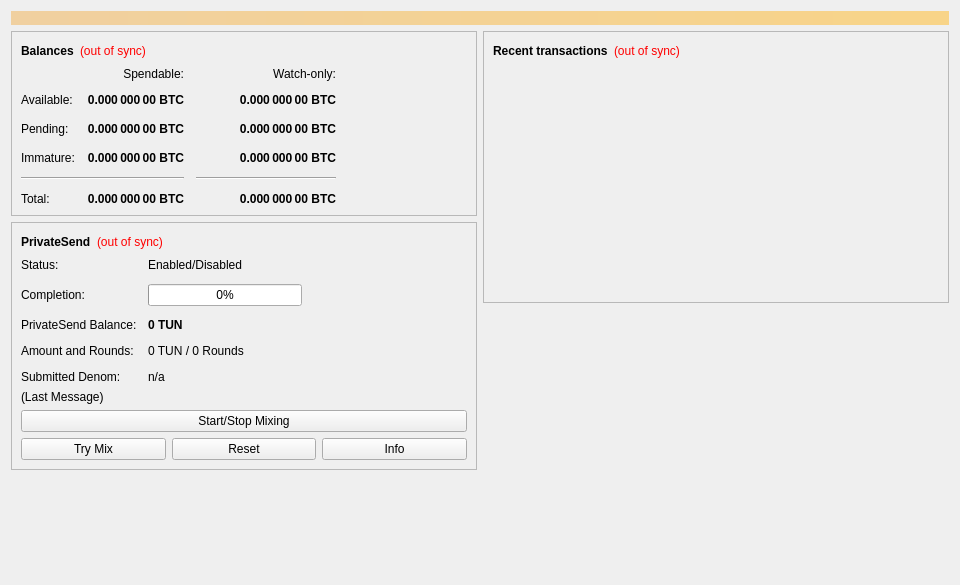
<?xml version="1.0" encoding="UTF-8"?>
<ui version="4.0">
 <class>OverviewPage</class>
 <widget class="QWidget" name="OverviewPage">
  <property name="geometry">
   <rect>
    <x>0</x>
    <y>0</y>
    <width>960</width>
    <height>585</height>
   </rect>
  </property>
  <property name="minimumSize">
   <size>
    <width>960</width>
    <height>0</height>
   </size>
  </property>
  <property name="windowTitle">
   <string>Form</string>
  </property>
  <layout class="QVBoxLayout" name="topLayout">
   <item>
    <widget class="QLabel" name="labelAlerts">
     <property name="visible">
      <bool>false</bool>
     </property>
     <property name="styleSheet">
      <string notr="true">background-color: qlineargradient(x1: 0, y1: 0, x2: 1, y2: 0, stop:0 #F0D0A0, stop:1 #F8D488); color:#000000;</string>
     </property>
     <property name="wordWrap">
      <bool>true</bool>
     </property>
     <property name="margin">
      <number>3</number>
     </property>
    </widget>
   </item>
   <item>
    <layout class="QHBoxLayout" name="horizontalLayout" stretch="1,1">
     <item>
      <layout class="QVBoxLayout" name="verticalLayout_2">
       <item>
        <widget class="QFrame" name="frame">
         <property name="frameShape">
          <enum>QFrame::StyledPanel</enum>
         </property>
         <property name="frameShadow">
          <enum>QFrame::Raised</enum>
         </property>
         <layout class="QVBoxLayout" name="verticalLayout_4">
          <item>
           <layout class="QHBoxLayout" name="horizontalLayout_4">
            <item>
             <widget class="QLabel" name="label_5">
              <property name="font">
               <font>
                <weight>75</weight>
                <bold>true</bold>
               </font>
              </property>
              <property name="text">
               <string>Balances</string>
              </property>
             </widget>
            </item>
            <item>
             <widget class="QLabel" name="labelWalletStatus">
              <property name="toolTip">
               <string>The displayed information may be out of date. Your wallet automatically synchronizes with the Tune network after a connection is established, but this process has not completed yet.</string>
              </property>
              <property name="styleSheet">
               <string notr="true">QLabel { color: red; }</string>
              </property>
              <property name="text">
               <string notr="true">(out of sync)</string>
              </property>
              <property name="alignment">
               <set>Qt::AlignLeading|Qt::AlignLeft|Qt::AlignVCenter</set>
              </property>
             </widget>
            </item>
            <item>
             <spacer name="horizontalSpacer_3">
              <property name="orientation">
               <enum>Qt::Horizontal</enum>
              </property>
              <property name="sizeHint" stdset="0">
               <size>
                <width>40</width>
                <height>20</height>
               </size>
              </property>
             </spacer>
            </item>
           </layout>
          </item>
          <item>
           <layout class="QGridLayout" name="gridLayout">
            <property name="spacing">
             <number>12</number>
            </property>
            <item row="2" column="2">
             <widget class="QLabel" name="labelWatchPending">
              <property name="font">
               <font>
                <weight>75</weight>
                <bold>true</bold>
               </font>
              </property>
              <property name="cursor">
               <cursorShape>IBeamCursor</cursorShape>
              </property>
              <property name="toolTip">
               <string>Unconfirmed transactions to watch-only addresses</string>
              </property>
              <property name="text">
               <string notr="true">0.000 000 00 BTC</string>
              </property>
              <property name="alignment">
               <set>Qt::AlignRight|Qt::AlignTrailing|Qt::AlignVCenter</set>
              </property>
              <property name="textInteractionFlags">
               <set>Qt::LinksAccessibleByMouse|Qt::TextSelectableByKeyboard|Qt::TextSelectableByMouse</set>
              </property>
             </widget>
            </item>
            <item row="2" column="1">
             <widget class="QLabel" name="labelUnconfirmed">
              <property name="font">
               <font>
                <weight>75</weight>
                <bold>true</bold>
               </font>
              </property>
              <property name="cursor">
               <cursorShape>IBeamCursor</cursorShape>
              </property>
              <property name="toolTip">
               <string>Total of transactions that have yet to be confirmed, and do not yet count toward the spendable balance</string>
              </property>
              <property name="text">
               <string notr="true">0.000 000 00 BTC</string>
              </property>
              <property name="alignment">
               <set>Qt::AlignRight|Qt::AlignTrailing|Qt::AlignVCenter</set>
              </property>
              <property name="textInteractionFlags">
               <set>Qt::LinksAccessibleByMouse|Qt::TextSelectableByKeyboard|Qt::TextSelectableByMouse</set>
              </property>
             </widget>
            </item>
            <item row="3" column="2">
             <widget class="QLabel" name="labelWatchImmature">
              <property name="font">
               <font>
                <weight>75</weight>
                <bold>true</bold>
               </font>
              </property>
              <property name="cursor">
               <cursorShape>IBeamCursor</cursorShape>
              </property>
              <property name="toolTip">
               <string>Mined balance in watch-only addresses that has not yet matured</string>
              </property>
              <property name="text">
               <string notr="true">0.000 000 00 BTC</string>
              </property>
              <property name="alignment">
               <set>Qt::AlignRight|Qt::AlignTrailing|Qt::AlignVCenter</set>
              </property>
              <property name="textInteractionFlags">
               <set>Qt::LinksAccessibleByMouse|Qt::TextSelectableByKeyboard|Qt::TextSelectableByMouse</set>
              </property>
             </widget>
            </item>
            <item row="4" column="0" colspan="2">
             <widget class="Line" name="lineSpendableBalance">
              <property name="orientation">
               <enum>Qt::Horizontal</enum>
              </property>
             </widget>
            </item>
            <item row="4" column="2">
             <widget class="Line" name="lineWatchBalance">
              <property name="sizePolicy">
               <sizepolicy hsizetype="Preferred" vsizetype="Fixed">
                <horstretch>0</horstretch>
                <verstretch>0</verstretch>
               </sizepolicy>
              </property>
              <property name="minimumSize">
               <size>
                <width>140</width>
                <height>0</height>
               </size>
              </property>
              <property name="orientation">
               <enum>Qt::Horizontal</enum>
              </property>
             </widget>
            </item>
            <item row="5" column="0">
             <widget class="QLabel" name="labelTotalText">
              <property name="text">
               <string>Total:</string>
              </property>
             </widget>
            </item>
            <item row="3" column="1">
             <widget class="QLabel" name="labelImmature">
              <property name="font">
               <font>
                <weight>75</weight>
                <bold>true</bold>
               </font>
              </property>
              <property name="cursor">
               <cursorShape>IBeamCursor</cursorShape>
              </property>
              <property name="toolTip">
               <string>Mined balance that has not yet matured</string>
              </property>
              <property name="text">
               <string notr="true">0.000 000 00 BTC</string>
              </property>
              <property name="alignment">
               <set>Qt::AlignRight|Qt::AlignTrailing|Qt::AlignVCenter</set>
              </property>
              <property name="textInteractionFlags">
               <set>Qt::LinksAccessibleByMouse|Qt::TextSelectableByKeyboard|Qt::TextSelectableByMouse</set>
              </property>
             </widget>
            </item>
            <item row="2" column="3">
             <spacer name="horizontalSpacer_2">
              <property name="orientation">
               <enum>Qt::Horizontal</enum>
              </property>
              <property name="sizeHint" stdset="0">
               <size>
                <width>40</width>
                <height>20</height>
               </size>
              </property>
             </spacer>
            </item>
            <item row="3" column="0">
             <widget class="QLabel" name="labelImmatureText">
              <property name="text">
               <string>Immature:</string>
              </property>
             </widget>
            </item>
            <item row="5" column="1">
             <widget class="QLabel" name="labelTotal">
              <property name="font">
               <font>
                <weight>75</weight>
                <bold>true</bold>
               </font>
              </property>
              <property name="cursor">
               <cursorShape>IBeamCursor</cursorShape>
              </property>
              <property name="toolTip">
               <string>Your current total balance</string>
              </property>
              <property name="text">
               <string notr="true">0.000 000 00 BTC</string>
              </property>
              <property name="alignment">
               <set>Qt::AlignRight|Qt::AlignTrailing|Qt::AlignVCenter</set>
              </property>
              <property name="textInteractionFlags">
               <set>Qt::LinksAccessibleByMouse|Qt::TextSelectableByKeyboard|Qt::TextSelectableByMouse</set>
              </property>
             </widget>
            </item>
            <item row="5" column="2">
             <widget class="QLabel" name="labelWatchTotal">
              <property name="font">
               <font>
                <weight>75</weight>
                <bold>true</bold>
               </font>
              </property>
              <property name="cursor">
               <cursorShape>IBeamCursor</cursorShape>
              </property>
              <property name="toolTip">
               <string>Current total balance in watch-only addresses</string>
              </property>
              <property name="text">
               <string notr="true">0.000 000 00 BTC</string>
              </property>
              <property name="alignment">
               <set>Qt::AlignRight|Qt::AlignTrailing|Qt::AlignVCenter</set>
              </property>
              <property name="textInteractionFlags">
               <set>Qt::LinksAccessibleByMouse|Qt::TextSelectableByKeyboard|Qt::TextSelectableByMouse</set>
              </property>
             </widget>
            </item>
            <item row="0" column="2">
             <widget class="QLabel" name="labelWatchonly">
              <property name="text">
               <string>Watch-only:</string>
              </property>
              <property name="alignment">
               <set>Qt::AlignRight|Qt::AlignTrailing|Qt::AlignVCenter</set>
              </property>
             </widget>
            </item>
            <item row="1" column="0">
             <widget class="QLabel" name="labelBalanceText">
              <property name="text">
               <string>Available:</string>
              </property>
             </widget>
            </item>
            <item row="1" column="1">
             <widget class="QLabel" name="labelBalance">
              <property name="font">
               <font>
                <weight>75</weight>
                <bold>true</bold>
               </font>
              </property>
              <property name="cursor">
               <cursorShape>IBeamCursor</cursorShape>
              </property>
              <property name="toolTip">
               <string>Your current spendable balance</string>
              </property>
              <property name="text">
               <string notr="true">0.000 000 00 BTC</string>
              </property>
              <property name="alignment">
               <set>Qt::AlignRight|Qt::AlignTrailing|Qt::AlignVCenter</set>
              </property>
              <property name="textInteractionFlags">
               <set>Qt::LinksAccessibleByMouse|Qt::TextSelectableByKeyboard|Qt::TextSelectableByMouse</set>
              </property>
             </widget>
            </item>
            <item row="1" column="2">
             <widget class="QLabel" name="labelWatchAvailable">
              <property name="font">
               <font>
                <weight>75</weight>
                <bold>true</bold>
               </font>
              </property>
              <property name="cursor">
               <cursorShape>IBeamCursor</cursorShape>
              </property>
              <property name="toolTip">
               <string>Your current balance in watch-only addresses</string>
              </property>
              <property name="text">
               <string notr="true">0.000 000 00 BTC</string>
              </property>
              <property name="alignment">
               <set>Qt::AlignRight|Qt::AlignTrailing|Qt::AlignVCenter</set>
              </property>
              <property name="textInteractionFlags">
               <set>Qt::LinksAccessibleByMouse|Qt::TextSelectableByKeyboard|Qt::TextSelectableByMouse</set>
              </property>
             </widget>
            </item>
            <item row="2" column="0">
             <widget class="QLabel" name="labelPendingText">
              <property name="text">
               <string>Pending:</string>
              </property>
             </widget>
            </item>
            <item row="0" column="1">
             <widget class="QLabel" name="labelSpendable">
              <property name="text">
               <string>Spendable:</string>
              </property>
              <property name="alignment">
               <set>Qt::AlignRight|Qt::AlignTrailing|Qt::AlignVCenter</set>
              </property>
             </widget>
            </item>
           </layout>
          </item>
         </layout>
        </widget>
       </item>
       <item>
        <widget class="QFrame" name="framePrivateSend">
         <property name="layoutDirection">
          <enum>Qt::LeftToRight</enum>
         </property>
         <property name="frameShape">
          <enum>QFrame::StyledPanel</enum>
         </property>
         <property name="frameShadow">
          <enum>QFrame::Raised</enum>
         </property>
         <layout class="QVBoxLayout" name="VerticalLayout_PS1">
          <item>
           <layout class="QHBoxLayout" name="horizontalLayout_5">
            <item>
             <widget class="QLabel" name="labelPrivateSendHeader">
              <property name="font">
               <font>
                <weight>75</weight>
                <bold>true</bold>
               </font>
              </property>
              <property name="text">
               <string>PrivateSend</string>
              </property>
             </widget>
            </item>
            <item>
             <widget class="QLabel" name="labelPrivateSendSyncStatus">
              <property name="toolTip">
               <string>The displayed information may be out of date. Your wallet automatically synchronizes with the Tune network after a connection is established, but this process has not completed yet.</string>
              </property>
              <property name="styleSheet">
               <string notr="true">QLabel { color: red; }</string>
              </property>
              <property name="text">
               <string notr="true">(out of sync)</string>
              </property>
              <property name="alignment">
               <set>Qt::AlignLeading|Qt::AlignLeft|Qt::AlignVCenter</set>
              </property>
             </widget>
            </item>
            <item>
             <spacer name="horizontalSpacer_4">
              <property name="orientation">
               <enum>Qt::Horizontal</enum>
              </property>
              <property name="sizeHint" stdset="0">
               <size>
                <width>40</width>
                <height>20</height>
               </size>
              </property>
             </spacer>
            </item>
           </layout>
          </item>
          <item>
           <layout class="QFormLayout" name="privateSendFormLayout">
            <property name="fieldGrowthPolicy">
             <enum>QFormLayout::AllNonFixedFieldsGrow</enum>
            </property>
            <property name="horizontalSpacing">
             <number>11</number>
            </property>
            <property name="verticalSpacing">
             <number>12</number>
            </property>
            <item row="0" column="0">
             <widget class="QLabel" name="labelPrivateSendEnabledText">
              <property name="text">
               <string>Status:</string>
              </property>
             </widget>
            </item>
            <item row="0" column="1">
             <widget class="QLabel" name="labelPrivateSendEnabled">
              <property name="text">
               <string>Enabled/Disabled</string>
              </property>
             </widget>
            </item>
            <item row="1" column="0">
             <widget class="QLabel" name="labelCompletitionText">
              <property name="text">
               <string>Completion:</string>
              </property>
             </widget>
            </item>
            <item row="1" column="1">
             <widget class="QProgressBar" name="privateSendProgress">
              <property name="maximumSize">
               <size>
                <width>154</width>
                <height>16777215</height>
               </size>
              </property>
              <property name="value">
               <number>0</number>
              </property>
             </widget>
            </item>
            <item row="2" column="0">
             <widget class="QLabel" name="labelAnonymizedText">
              <property name="text">
               <string>PrivateSend Balance:</string>
              </property>
             </widget>
            </item>
            <item row="2" column="1">
             <widget class="QLabel" name="labelAnonymized">
              <property name="font">
               <font>
                <weight>75</weight>
                <bold>true</bold>
               </font>
              </property>
              <property name="text">
               <string notr="true">0 TUN</string>
              </property>
             </widget>
            </item>
            <item row="3" column="0">
             <widget class="QLabel" name="labelAmountAndRoundsText">
              <property name="text">
               <string>Amount and Rounds:</string>
              </property>
             </widget>
            </item>
            <item row="3" column="1">
             <widget class="QLabel" name="labelAmountRounds">
              <property name="text">
               <string>0 TUN / 0 Rounds</string>
              </property>
             </widget>
            </item>
            <item row="4" column="0">
             <widget class="QLabel" name="labelSubmittedDenomText">
              <property name="text">
               <string>Submitted Denom:</string>
              </property>
             </widget>
            </item>
            <item row="4" column="1">
             <widget class="QLabel" name="labelSubmittedDenom">
              <property name="toolTip">
               <string>The denominations you submitted to the Masternode.&lt;br&gt;To mix, other users must submit the exact same denominations.</string>
              </property>
              <property name="text">
               <string>n/a</string>
              </property>
             </widget>
            </item>
           </layout>
          </item>
          <item>
           <layout class="QVBoxLayout" name="VerticalLayout_PS">
            <item>
             <widget class="QLabel" name="labelPrivateSendLastMessage">
              <property name="text">
               <string>(Last Message)</string>
              </property>
              <property name="alignment">
               <set>Qt::AlignLeading|Qt::AlignLeft|Qt::AlignTop</set>
              </property>
              <property name="wordWrap">
               <bool>true</bool>
              </property>
             </widget>
            </item>
            <item>
             <widget class="QPushButton" name="togglePrivateSend">
              <property name="sizePolicy">
               <sizepolicy hsizetype="MinimumExpanding" vsizetype="Fixed">
                <horstretch>0</horstretch>
                <verstretch>0</verstretch>
               </sizepolicy>
              </property>
              <property name="text">
               <string>Start/Stop Mixing</string>
              </property>
             </widget>
            </item>
            <item>
             <layout class="QHBoxLayout" name="horizontalLayout_debugbuttons">
              <item>
               <widget class="QPushButton" name="privateSendAuto">
                <property name="sizePolicy">
                 <sizepolicy hsizetype="MinimumExpanding" vsizetype="Fixed">
                  <horstretch>0</horstretch>
                  <verstretch>0</verstretch>
                 </sizepolicy>
                </property>
                <property name="toolTip">
                 <string>Try to manually submit a PrivateSend request.</string>
                </property>
                <property name="text">
                 <string>Try Mix</string>
                </property>
               </widget>
              </item>
              <item>
               <widget class="QPushButton" name="privateSendReset">
                <property name="sizePolicy">
                 <sizepolicy hsizetype="MinimumExpanding" vsizetype="Fixed">
                  <horstretch>0</horstretch>
                  <verstretch>0</verstretch>
                 </sizepolicy>
                </property>
                <property name="toolTip">
                 <string>Reset the current status of PrivateSend (can interrupt PrivateSend if it's in the process of Mixing, which can cost you money!)</string>
                </property>
                <property name="autoFillBackground">
                 <bool>false</bool>
                </property>
                <property name="text">
                 <string>Reset</string>
                </property>
               </widget>
              </item>
              <item>
               <widget class="QPushButton" name="privateSendInfo">
                <property name="sizePolicy">
                 <sizepolicy hsizetype="MinimumExpanding" vsizetype="Fixed">
                  <horstretch>0</horstretch>
                  <verstretch>0</verstretch>
                 </sizepolicy>
                </property>
                <property name="toolTip">
                 <string>Information about PrivateSend and Mixing</string>
                </property>
                <property name="text">
                 <string>Info</string>
                </property>
               </widget>
              </item>
             </layout>
            </item>
           </layout>
          </item>
         </layout>
        </widget>
       </item>
       <item>
        <spacer name="verticalSpacer">
         <property name="orientation">
          <enum>Qt::Vertical</enum>
         </property>
         <property name="sizeHint" stdset="0">
          <size>
           <width>20</width>
           <height>40</height>
          </size>
         </property>
        </spacer>
       </item>
      </layout>
     </item>
     <item>
      <layout class="QVBoxLayout" name="verticalLayout_3">
       <item>
        <widget class="QFrame" name="frame_2">
         <property name="frameShape">
          <enum>QFrame::StyledPanel</enum>
         </property>
         <property name="frameShadow">
          <enum>QFrame::Raised</enum>
         </property>
         <layout class="QVBoxLayout" name="verticalLayout">
          <item>
           <layout class="QHBoxLayout" name="horizontalLayout_2">
            <item>
             <widget class="QLabel" name="label_4">
              <property name="font">
               <font>
                <weight>75</weight>
                <bold>true</bold>
               </font>
              </property>
              <property name="text">
               <string>Recent transactions</string>
              </property>
             </widget>
            </item>
            <item>
             <widget class="QLabel" name="labelTransactionsStatus">
              <property name="toolTip">
               <string>The displayed information may be out of date. Your wallet automatically synchronizes with the Tune network after a connection is established, but this process has not completed yet.</string>
              </property>
              <property name="styleSheet">
               <string notr="true">QLabel { color: red; }</string>
              </property>
              <property name="text">
               <string notr="true">(out of sync)</string>
              </property>
              <property name="alignment">
               <set>Qt::AlignLeading|Qt::AlignLeft|Qt::AlignVCenter</set>
              </property>
             </widget>
            </item>
            <item>
             <spacer name="horizontalSpacer">
              <property name="orientation">
               <enum>Qt::Horizontal</enum>
              </property>
              <property name="sizeHint" stdset="0">
               <size>
                <width>40</width>
                <height>20</height>
               </size>
              </property>
             </spacer>
            </item>
           </layout>
          </item>
          <item>
           <widget class="QListView" name="listTransactions">
            <property name="styleSheet">
             <string notr="true">QListView { background: transparent; }</string>
            </property>
            <property name="frameShape">
             <enum>QFrame::NoFrame</enum>
            </property>
            <property name="verticalScrollBarPolicy">
             <enum>Qt::ScrollBarAlwaysOff</enum>
            </property>
            <property name="horizontalScrollBarPolicy">
             <enum>Qt::ScrollBarAlwaysOff</enum>
            </property>
            <property name="selectionMode">
             <enum>QAbstractItemView::NoSelection</enum>
            </property>
           </widget>
          </item>
         </layout>
        </widget>
       </item>
       <item>
        <spacer name="verticalSpacer_2">
         <property name="orientation">
          <enum>Qt::Vertical</enum>
         </property>
         <property name="sizeHint" stdset="0">
          <size>
           <width>20</width>
           <height>40</height>
          </size>
         </property>
        </spacer>
       </item>
      </layout>
     </item>
    </layout>
   </item>
  </layout>
 </widget>
 <resources/>
 <connections/>
</ui>
